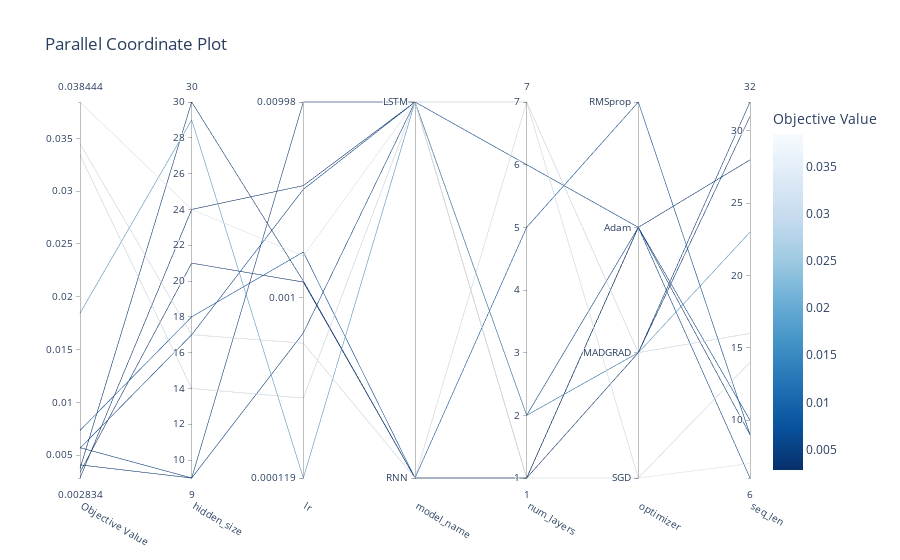

Write notebook code for a chart like this one.
### Code cell
optuna.visualization.plot_parallel_coordinate(study)

### Figure 1 — Plotly figure (JSON) as saved in the notebook; plotly's stock layout.template omitted (floating-point values rounded to 4 significant figures)
{"data": [{"dimensions": [{"label": "Objective Value", "range": [0.002834, 0.03844], "values": [0.03449, 0.003713, 0.03342, 0.005707, 0.03844, 0.01844, 0.002834, 0.004076, 0.003365, 0.007336, 0.005653]}, {"label": "hidden_size", "range": [9, 30], "values": [17, 30, 14, 9, 24, 29, 24, 9, 21, 18, 17]}, {"label": "lr", "range": [-3.923, -2.001], "ticktext": ["0.000119", "0.001", "0.00998"], "tickvals": [-3.923, -3, -2.001], "values": [-3.234, -2.916, -3.515, -3.182, -2.788, -3.923, -2.428, -2.001, -2.922, -2.768, -2.447]}, {"label": "model_name", "range": [0, 1], "ticktext": ["RNN", "LSTM"], "tickvals": [0, 1], "values": [0, 0, 1, 1, 1, 1, 1, 1, 0, 0, 1]}, {"label": "num_layers", "range": [1, 7], "values": [7, 1, 7, 6, 1, 2, 1, 2, 1, 5, 2]}, {"label": "optimizer", "range": [0, 3], "ticktext": ["SGD", "MADGRAD", "Adam", "RMSprop"], "tickvals": [0, 1, 2, 3], "values": [0, 1, 1, 2, 0, 1, 2, 1, 2, 3, 2]}, {"label": "seq_len", "range": [6, 32], "values": [14, 31, 16, 6, 7, 23, 9, 32, 28, 9, 10]}], "labelangle": 30, "labelside": "bottom", "line": {"color": [0.03449, 0.003713, 0.03342, 0.005707, 0.03844, 0.01844, 0.002834, 0.004076, 0.003365, 0.007336, 0.005653], "colorbar": {"title": {"text": "Objective Value"}}, "colorscale": [[0, "rgb(247,251,255)"], [0.125, "rgb(222,235,247)"], [0.25, "rgb(198,219,239)"], [0.375, "rgb(158,202,225)"], [0.5, "rgb(107,174,214)"], [0.625, "rgb(66,146,198)"], [0.75, "rgb(33,113,181)"], [0.875, "rgb(8,81,156)"], [1, "rgb(8,48,107)"]], "reversescale": true, "showscale": true}, "type": "parcoords"}], "layout": {"title": {"text": "Parallel Coordinate Plot"}}}
